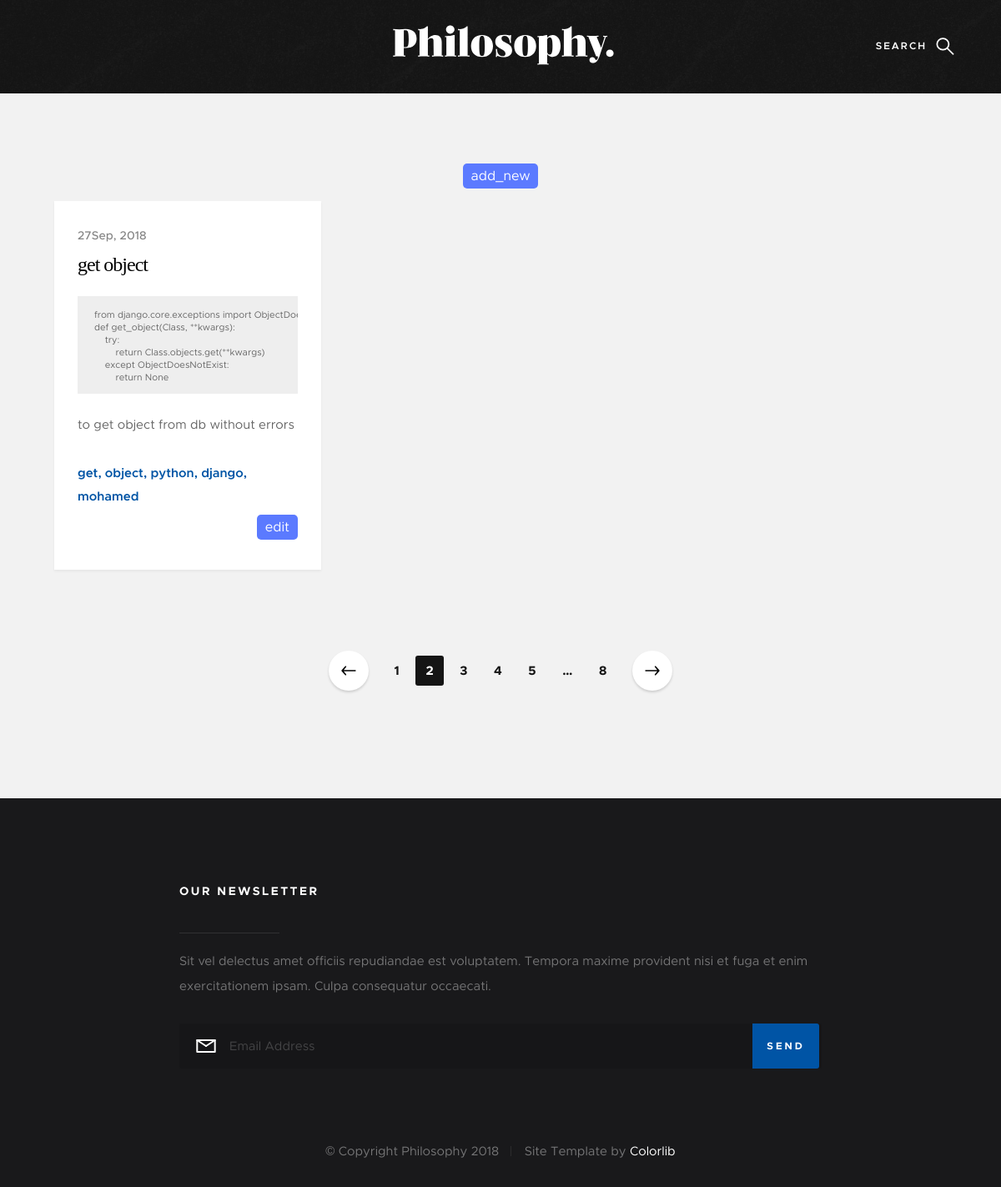
/f/tag/get/, run on the app's committed database.
### Function/models.py (models this page shows, shortened)
class Function(models.Model):
    name    = models.CharField(max_length=70)
    content = models.TextField()
    comment = models.TextField()
    tags    = models.CharField(max_length=100)
    slug    = models.CharField(unique= True, blank=True, max_length=100)
    created = models.DateTimeField(auto_now=False, default= datetime.datetime.now)
    class Meta:
        db_table = ''
        managed = True
        verbose_name = 'Function'
        verbose_name_plural = 'Functions'

### Function/views.py (the view)
# urls.py: url(r'^tag/(?P<tag>[\w-]+)/$', views.AllFunction_Tag, name='tag_functions'),
def AllFunction_Tag(request, tag):
    functions = get_object(Tag, name= tag).functions.all()
    return show_functions(request, functions)

### Function/templatetags/myfilters.py (called while the page is built)
@register.filter
@stringfilter
def replacetabs(value):
    value = value.replace('\t', '    ')
    value = value.replace(' ', '&nbsp;')
    return value

@register.filter
@stringfilter
def split(value, delemeter):
    return value.split(delemeter)

### Function/views.py (called while the page is built)
def show_functions(request, functions, context={}):
    context.update({'functions': functions})
    return render(request, 'functions.html', context)

def get_object(Class, **kwargs):
    try:
        return Class.objects.get(**kwargs)
    except ObjectDoesNotExist:
        return None

### Function/templates/functions.html (shortened to what this page needs)
{% extends "index.html" %}
{% load myfilters %}
{% block content %}
    <section class="s-content">
        <div class="row masonry-wrap">
            <div id="add-function" style="text-align:center;">
                <a href="{% url 'functions:add_function' %}">add_new</a>
            </div>
            <div class="row masonry-wrap">
                <div class="masonry">
                    {% for function in functions %}
                        <article class="masonry__brick entry format-standard" data-aos="fade-up">
                            <div class="entry__text">
                                <div class="entry__header">
                                    <div class="entry__date">
                                        <a href="{% url 'functions:show_function' function.slug %}">{{function.created | date:'jM, Y'}}</a>
                                    </div>
                                    <h1 class="entry__title"><a href="{% url 'functions:show_function' function.slug %}">{{function.name}}</a></h1>
                                </div>
                                <div class="code__area">
                                    {{function.content | replacetabs | safe | linebreaks}}
                                </div>
                                <div class="entry__excerpt">
                                    <p>{{function.comment}}</p>
                                </div>
                                <div class="entry__meta">
                                    <span class="entry__meta-links">
                                        {% for tag in function.tags|split:' ' %}
                                                <a href="{% url 'functions:tag_functions' tag %}">{{tag}}</a>
                                        {% endfor %}
                                    </span>
                                </div>
                                <div class="entry__edit">
                                    <a role="button" href="{% url 'functions:edit_function' function.slug %}">edit</a>
                                </div>
                            </div>
                        </article>
                    {% endfor %}
                </div>
            </div>
        </div>
        <div class="row">
            <div class="col-full">
                <nav class="pgn">
                    <ul>
                        <li><a class="pgn__prev" href="#0">Prev</a></li>
                        <li><a class="pgn__num" href="#0">1</a></li>
                        <li><span class="pgn__num current">2</span></li>
                        <li><a class="pgn__num" href="#0">3</a></li>
                        <li><a class="pgn__num" href="#0">4</a></li>
                        <li><a class="pgn__num" href="#0">5</a></li>
                        <li><span class="pgn__num dots">…</span></li>
                        <li><a class="pgn__num" href="#0">8</a></li>
                        <li><a class="pgn__next" href="#0">Next</a></li>
                    </ul>
                </nav>
            </div>
        </div>
    </section>
{% endblock content %}

### static/css/base.css (style rules this page uses)
html { font-family: sans-serif; line-height: 1.15; -ms-text-size-adjust: 100%; -webkit-text-size-adjust: 100%; }
body { margin: 0; }
article, aside, footer, header, nav, section { display: block; }
h1 { font-size: 2em; margin: 0.67em 0; }
a { background-color: transparent; -webkit-text-decoration-skip: objects; }
html { font-size: 62.5%; box-sizing: border-box; }
*, *::before, *::after { box-sizing: inherit; }
body { font-weight: normal; line-height: 1; word-wrap: break-word; text-rendering: optimizeLegibility; -webkit-overflow-scrolling: touch; -webkit-text-size-adjust: none; }
body, input, button { -moz-osx-font-smoothing: grayscale; -webkit-font-smoothing: antialiased; }
div, dl, dt, dd, ul, ol, li, h1, h2, h3, h4, h5, h6, pre, form, p, blockquote, th, td { margin: 0; padding: 0; }
h1, h2, h3, h4, h5, h6 { -webkit-font-smoothing: auto; -webkit-font-smoothing: antialiased; -webkit-font-variant-ligatures: common-ligatures; -moz-font-variant-ligatures: common-ligatures; font-variant-ligatures: common-ligatures; text-rendering: optimizeLegibility; }
ol, ul { list-style: none; }
li { display: block; }
a { text-decoration: none; line-height: inherit; }
.row { width: 94%; max-width: 1200px; margin: 0 auto; }
.row:after { content: ""; display: table; clear: both; }
.row .row { width: auto; max-width: none; margin-left: -20px; margin-right: -20px; }
[class*="col-"] { float: left; padding: 0 20px; }
.col-twelve, .col-full { width: 100%; }
@media only screen and (max-width: 1200px) { .row .row { margin-left: -15px; margin-right: -15px; } }
@media only screen and (max-width: 1200px) { [class*="col-"] { padding: 0 15px; } }

### Function/templates/functions.html (style rules this page uses)
.code__area { background-color: #EEE; padding: 15px 20px 12px; margin: 0 0 24px 0; overflow: auto; }
.code__area > p { margin: 0; white-space: nowrap; font-size: 11px; max-height: 250px; line-height: 1.3636em; }
.entry__edit { text-align: right; margin-top: 8px }
.entry__edit > a, #add-function > a { background-color: rgb(91, 122, 255); color: white; padding: 5px 10px; border-radius: 5px; }
#add-function { margin-bottom: 15px }

### data on the page
Function: created "27Sep, 2018", name "get object", content "from django.core.exceptions import def get_object(Class, **kwargs): try: return Class.objects.get(**kwargs) except ObjectDoesNotExist: return None", comment "to get object from db without errors", tags "get" "object" "python" "django" "mohamed"
